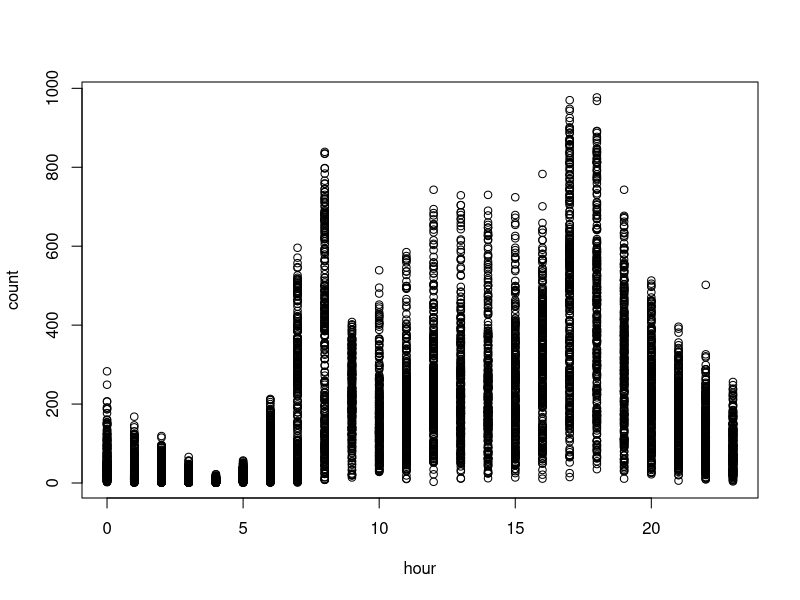
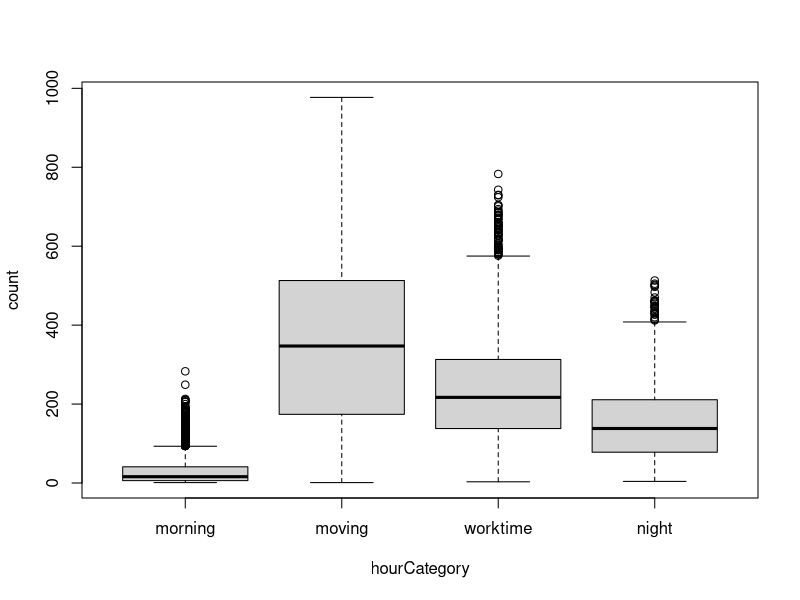
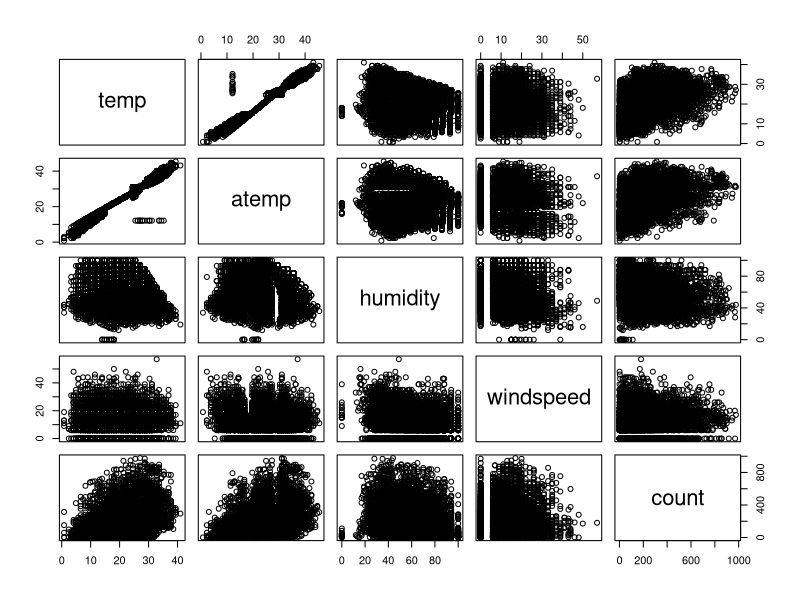
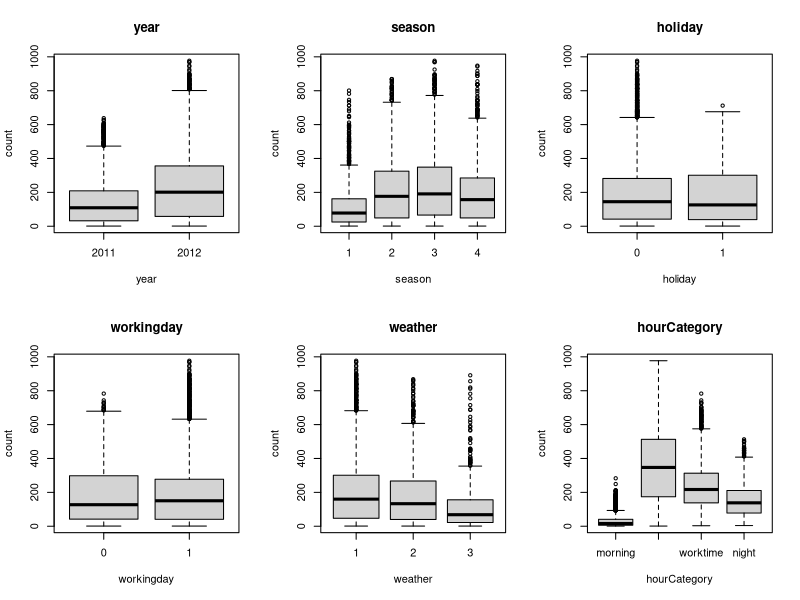
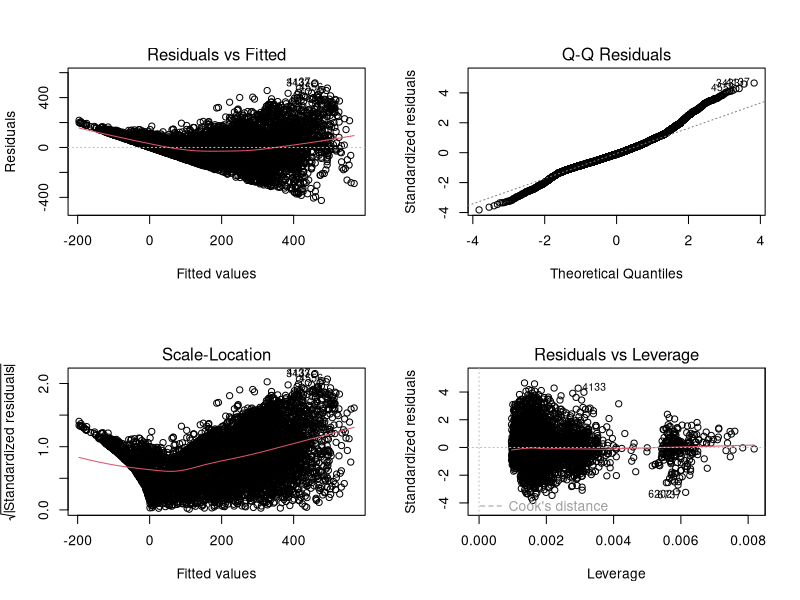
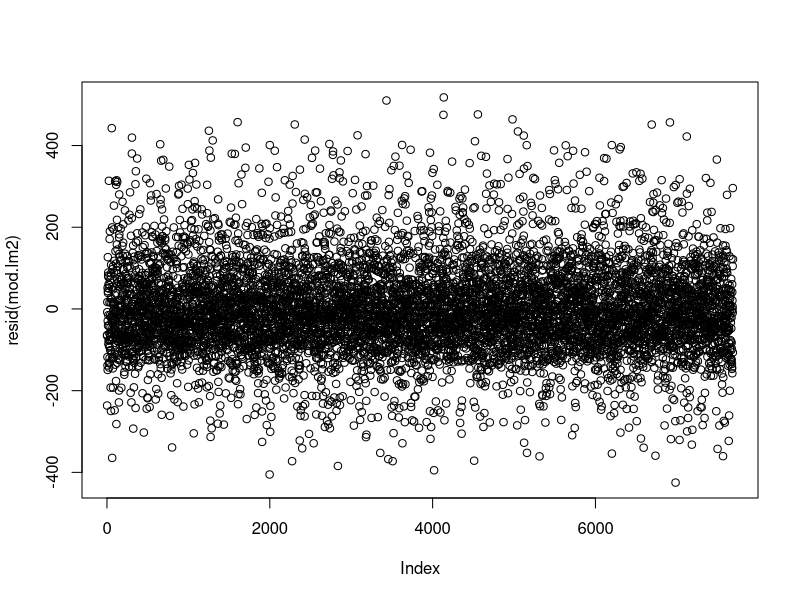

Write the R code that produced these figures, in order. (Note: this script raises an error after producing the figures.)
## ---- chunk 1
knitr::opts_chunk$set(echo = FALSE, eval = TRUE)
## ---- chunk 2
rm(list = ls())

datos = read.table('p1a_train.csv', header = TRUE, sep = ';', dec = '.', stringsAsFactors = TRUE)
datos$id = NULL

datos$year = factor(datos$year)
datos$season = factor(datos$season)
datos$holiday = factor(datos$holiday)
datos$workingday = factor(datos$workingday)
datos$weather = factor(datos$weather)
## ---- chunk 3
#Indice
#------------------------
#- Analisis de variables
#  - Transformacion variable hora
#  - Descriptiva variables numericas (vemos correlacion temp y atemp)
#    - Analisis de temp y atemp (hacemos los modelos y elminamos el peor)
#    - Analisis de linealidad de las variables
#  - Variables categoricas (plots y resumen)
#- Generacion de modelos
#  - Modelo 1: Todas las variables (explicar resultado)
#  - Modelo 2: Seleccion automatica de variables
#    - Analisis de colinealidad (vif)
#    - Validacion de las premisas
#  - Transformacion de la variable resupesta
#    - Modelo 4: Transformacion Logaritmica (explicar resultado)
#    - Modelo 3: Transformacion BoxCox (imprimir solamente el modelo y explicar resultado, comparar con modelo anterior)
#      - Validacion (comparacion modelo anterior lm2)
#  - Modelo 5: Transformaciones polinomicas (imprimir y explicar solamente el resultado del modelo, vemos que no vale la pena)
#- Observaciones influyentes (imprimir influenceIndexPlot(mod.lm3))
#  - Modelo 6: Eliminar observaciones influyentes
#- Modelo final: el modelo 3 plot(alleffects)
#------------------------
## ---- chunk 4
summary(datos)
## ---- chunk 5
plot(count~hour, datos)
## ---- chunk 6
datos$hourCategory = cut(datos$hour, c(0,6,8,16,19,23), labels = c('morning', 'moving', 'worktime', 'moving', 'night'), include.lowest = TRUE)
plot(count~hourCategory, datos)
datos$hour = NULL
## ---- chunk 7
pairs(datos[, c(6:10)])
## ---- chunk 8
lmTemp = lm(count ~ temp, datos)
summary(lmTemp)
## ---- chunk 9
lmAtemp = lm(count ~ atemp, datos)
summary(lmAtemp)
## ---- chunk 10
datos$atemp = NULL
## ---- chunk 11
par(mfrow=c(2,3))
for(i in c(1, 2, 3, 4, 5, 10)){
  boxplot(datos$count~datos[,i],main=names(datos)[i],xlab=names(datos)[i],ylab="count")
}
## ---- chunk 12
mod.lm1 = lm(count~., datos)
summary(mod.lm1)
## ---- chunk 13
mod.lm2 = step(mod.lm1)
## ---- chunk 14
datos$workingday = NULL
summary(mod.lm2)
## ---- chunk 15
library(car)
vif(mod.lm2)
## ---- chunk 16
par(mfrow=c(2,2))
plot(mod.lm2)
## ---- chunk 17
par(mfrow=c(1,1))
plot(resid(mod.lm2))
## ---- chunk 18
bc <- boxCox(mod.lm2)
lamb = bc$x[which.max(bc$y)]
datos$countBC <- datos$count^lamb
## ---- chunk 19
mod.lm3 = lm(countBC ~ year + season + holiday + weather + temp + humidity + windspeed + hourCategory, datos)
summary(mod.lm3)
## ---- chunk 20
datos$countLog <- log(datos$count)
mod.lm4 = lm(countLog ~ year + season + holiday + weather + temp + humidity + windspeed + hourCategory, datos)
summary(mod.lm4)
## ---- chunk 21
par(mfrow=c(2, 2))
plot(mod.lm3)
## ---- chunk 22
par(mfrow=c(1, 1))
plot(resid(mod.lm3))
## ---- chunk 23
par(mfrow = c(2, 3))
for (i in 5:7) {
  plot(datos$countBC ~ datos[,i], main = names(datos)[i], xlab = names(datos)[i], ylab="countBC")
  with(datos, lines(lowess(countBC ~ datos[,i]), col = 2))
}
## ---- chunk 24
mod.lm5 = lm(countBC ~ year + season + holiday + weather + poly(temp, 2) + poly(humidity, 2) + poly(windspeed, 2) + hourCategory, datos)
summary(mod.lm5)
## ---- chunk 25
influenceIndexPlot(mod.lm3)
## ---- chunk 26
datos2 = datos[-c(2005,6737),]
mod.lm6 = lm(countBC ~ year + season + holiday + weather + temp + humidity + windspeed + hourCategory, datos2)
summary(mod.lm6)
## ---- chunk 27
mod.final = mod.lm3
summary(mod.final)
## ---- chunk 28
library('effects')
plot(allEffects(mod.final))
